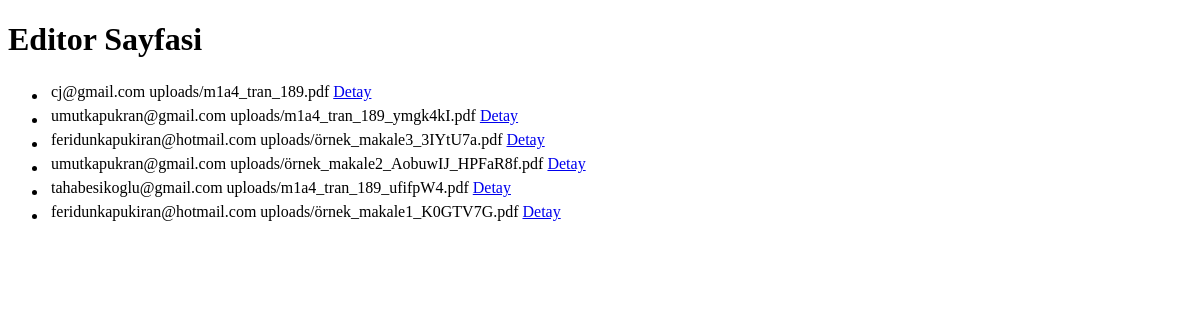
/editor/, run on an earlier commit of the app's database.
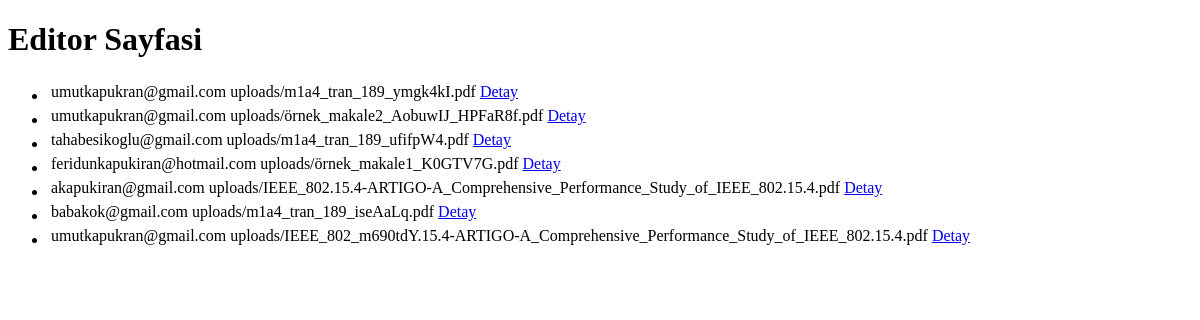
And on a later commit of the database.
### app/models.py (models this page shows, shortened)
class Article(models.Model):
    file = models.FileField(upload_to='uploads/')
    author_email = models.EmailField()
    upload_date = models.DateTimeField(auto_now_add=True)
    status = models.CharField(max_length=255, default="Anonimleştirilmemiş")
    konu = models.TextField(blank=True, null=True)
    hakem = models.ForeignKey("Reviewer", on_delete=models.SET_NULL, null=True, blank=True)
    tracking_number = models.CharField(max_length=100, unique=True)
    anon_pdf = models.FileField(upload_to='uploads/', null=True, blank=True)  # 🟢 Burada tutulacak
    degerlendirilmis_pdf = models.FileField(upload_to='uploads/', null=True, blank=True)

### app/views.py (the view)
# urls.py: path('editor/' , views.editor),
def editor(request):
    articles = Article.objects.all()
    return render(request, "editor.html", {"articles": articles})

### app/templates/editor.html (shortened to what this page needs)
<!DOCTYPE html>
<html lang="en">
<head>
</head>
<body>
    <h1>Editor Sayfasi</h1>
    <ul>
        {% for article in articles %}
        <li>
            <table>
                <tr>
                    <td>{{article.author_email}}</td>
                    <td>{{article.file}}</td>
                    <td>
                        <a href="{% url 'articledetail' article.id %}">Detay</a>
                    </td>
                </tr>
            </table>
        </li>
        {% endfor %}
    </ul>
</body>
</html>

What changed in the data, as far as the page shows it:
removed Article: author_email "cj@gmail.com", file "uploads/m1a4_tran_189.pdf"
removed Article: author_email "feridunkapukiran@hotmail.com", file "uploads/örnek_makale3_3IYtU7a.pdf"
added Article: author_email "akapukiran@gmail.com", file "uploads/IEEE_802.15.4-ARTIGO-A_Comprehensive_Performance_Study_of_IEEE_802.15.4.pdf"
added Article: author_email "babakok@gmail.com", file "uploads/m1a4_tran_189_iseAaLq.pdf"
added Article: author_email "umutkapukran@gmail.com", file "uploads/IEEE_802_m690tdY.15.4-ARTIGO-A_Comprehensive_Performance_Study_of_IEEE_802.15.4.pdf"
